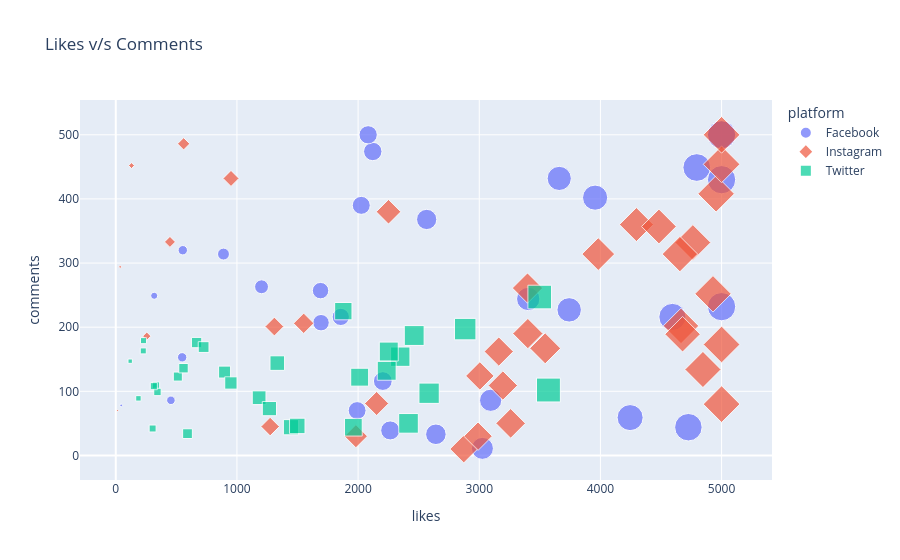

Notebook code cell kept with this figure:
### Markdown cell above
### Scatter PLot

### Code cell
fig = px.scatter(sm,
          x='likes',
          y='comments',
          color = 'platform',
          size = 'likes', # Size of points based on the number of likes
          title=  'Likes v/s Comments',
          symbol = 'platform')

fig.show()

### Figure 1 — Plotly figure (JSON) as saved in the notebook; plotly's stock layout.template omitted (floating-point values rounded to 4 significant figures)
{"data": [{"hovertemplate": "platform=Facebook<br>likes=%{marker.size}<br>comments=%{y}<extra></extra>", "legendgroup": "Facebook", "marker": {"color": "#636efa", "size": [2121, 3660, 317, 45, 889, 455, 1992, 2083, 548, 4594, 4795, 5000, 4245, 5000, 4726, 5000, 2204, 3742, 2265, 2026, 3094, 1690, 3026, 5000, 553, 2642, 1203, 2566, 3404, 3956, 1857, 1694], "sizemode": "area", "sizeref": 12.5, "symbol": "circle"}, "mode": "markers", "name": "Facebook", "orientation": "v", "showlegend": true, "type": "scatter", "x": [2121, 3660, 317, 45, 889, 455, 1992, 2083, 548, 4594, 4795, 5000, 4245, 5000, 4726, 5000, 2204, 3742, 2265, 2026, 3094, 1690, 3026, 5000, 553, 2642, 1203, 2566, 3404, 3956, 1857, 1694], "xaxis": "x", "y": [474, 432, 249, 78, 314, 86, 70, 500, 153, 216, 449, 500, 59, 430, 44, 232, 116, 227, 39, 390, 86, 257, 11, 500, 320, 33, 263, 368, 244, 402, 216, 207], "yaxis": "y"}, {"hovertemplate": "platform=Instagram<br>likes=%{marker.size}<br>comments=%{y}<extra></extra>", "legendgroup": "Instagram", "marker": {"color": "#EF553B", "size": [4955, 256, 1982, 1274, 2872, 5000, 3161, 4665, 1309, 447, 4929, 3259, 2251, 1551, 4297, 3401, 4846, 4763, 3544, 130, 3982, 560, 3398, 5000, 2153, 2990, 4678, 4656, 5000, 15, 3195, 951, 3005, 36, 5000, 4483], "sizemode": "area", "sizeref": 12.5, "symbol": "diamond"}, "mode": "markers", "name": "Instagram", "orientation": "v", "showlegend": true, "type": "scatter", "x": [4955, 256, 1982, 1274, 2872, 5000, 3161, 4665, 1309, 447, 4929, 3259, 2251, 1551, 4297, 3401, 4846, 4763, 3544, 130, 3982, 560, 3398, 5000, 2153, 2990, 4678, 4656, 5000, 15, 3195, 951, 3005, 36, 5000, 4483], "xaxis": "x", "y": [408, 186, 30, 45, 10, 80, 162, 202, 201, 333, 252, 50, 380, 206, 360, 190, 134, 332, 167, 452, 314, 486, 261, 454, 81, 30, 189, 314, 173, 70, 109, 432, 124, 294, 500, 357], "yaxis": "y"}, {"hovertemplate": "platform=Twitter<br>likes=%{marker.size}<br>comments=%{y}<extra></extra>", "legendgroup": "Twitter", "marker": {"color": "#00cc96", "size": [1183, 3499, 1878, 1446, 304, 1333, 2348, 512, 2013, 559, 1961, 332, 898, 119, 2253, 2463, 667, 2586, 2236, 725, 1268, 950, 1498, 592, 344, 227, 187, 3571, 2416, 2884, 314, 229], "sizemode": "area", "sizeref": 12.5, "symbol": "square"}, "mode": "markers", "name": "Twitter", "orientation": "v", "showlegend": true, "type": "scatter", "x": [1183, 3499, 1878, 1446, 304, 1333, 2348, 512, 2013, 559, 1961, 332, 898, 119, 2253, 2463, 667, 2586, 2236, 725, 1268, 950, 1498, 592, 344, 227, 187, 3571, 2416, 2884, 314, 229], "xaxis": "x", "y": [90, 247, 225, 44, 42, 144, 154, 123, 122, 136, 44, 109, 130, 147, 162, 187, 176, 97, 132, 169, 73, 113, 46, 34, 99, 163, 89, 102, 50, 197, 108, 179], "yaxis": "y"}], "layout": {"legend": {"itemsizing": "constant", "title": {"text": "platform"}, "tracegroupgap": 0}, "title": {"text": "Likes v/s Comments"}, "xaxis": {"anchor": "y", "domain": [0, 1], "title": {"text": "likes"}}, "yaxis": {"anchor": "x", "domain": [0, 1], "title": {"text": "comments"}}}}
